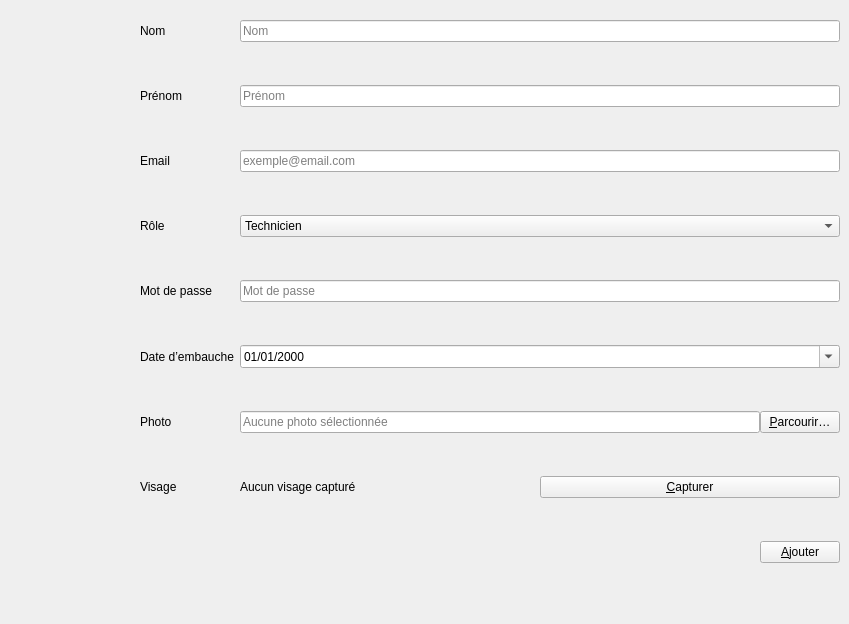
          <widget class="QWidget" name="ajoutpersonnel">
           <widget class="QWidget" name="formLayoutWidget">
            <property name="geometry">
             <rect>
              <x>140</x>
              <y>20</y>
              <width>700</width>
              <height>595</height>
             </rect>
            </property>
            <layout class="QFormLayout" name="formLayout">
             <property name="verticalSpacing">
              <number>43</number>
             </property>
             <item row="0" column="0">
              <widget class="QLabel" name="nomLabel">
               <property name="text">
                <string>Nom</string>
               </property>
              </widget>
             </item>
             <item row="1" column="0">
              <widget class="QLabel" name="prNomLabel">
               <property name="text">
                <string>Prénom</string>
               </property>
              </widget>
             </item>
             <item row="1" column="1">
              <widget class="QLineEdit" name="prNomLineEdit">
               <property name="placeholderText">
                <string>Prénom</string>
               </property>
              </widget>
             </item>
             <item row="2" column="0">
              <widget class="QLabel" name="emailLabel">
               <property name="text">
                <string>Email</string>
               </property>
              </widget>
             </item>
             <item row="2" column="1">
              <widget class="QLineEdit" name="emailLineEdit">
               <property name="placeholderText">
                <string>exemple@email.com</string>
               </property>
              </widget>
             </item>
             <item row="3" column="0">
              <widget class="QLabel" name="roleLabel">
               <property name="text">
                <string>Rôle</string>
               </property>
              </widget>
             </item>
             <item row="3" column="1">
              <widget class="QComboBox" name="roleComboBox">
               <item>
                <property name="text">
                 <string>Technicien</string>
                </property>
               </item>
               <item>
                <property name="text">
                 <string>Manager</string>
                </property>
               </item>
               <item>
                <property name="text">
                 <string>Opérateur</string>
                </property>
               </item>
               <item>
                <property name="text">
                 <string>Administrateur</string>
                </property>
               </item>
              </widget>
             </item>
             <item row="4" column="0">
              <widget class="QLabel" name="mdpLabel">
               <property name="text">
                <string>Mot de passe</string>
               </property>
              </widget>
             </item>
             <item row="4" column="1">
              <widget class="QLineEdit" name="mdpLineEdit">
               <property name="echoMode">
                <enum>QLineEdit::EchoMode::Password</enum>
               </property>
               <property name="placeholderText">
                <string>Mot de passe</string>
               </property>
              </widget>
             </item>
             <item row="5" column="0">
              <widget class="QLabel" name="dateDEmbaucheLabel">
               <property name="text">
                <string>Date d’embauche</string>
               </property>
              </widget>
             </item>
             <item row="5" column="1">
              <widget class="QDateEdit" name="dateDEmbaucheDateEdit">
               <property name="displayFormat">
                <string>dd/MM/yyyy</string>
               </property>
               <property name="calendarPopup">
                <bool>true</bool>
               </property>
              </widget>
             </item>
             <item row="0" column="1">
              <widget class="QLineEdit" name="nomLineEdit">
               <property name="placeholderText">
                <string>Nom</string>
               </property>
              </widget>
             </item>
             <item row="6" column="0">
              <widget class="QLabel" name="photoLabel">
               <property name="text">
                <string>Photo</string>
               </property>
              </widget>
             </item>
             <item row="6" column="1">
              <layout class="QHBoxLayout" name="photoRow">
               <item>
                <widget class="QLineEdit" name="photoPathLineEdit">
                 <property name="readOnly">
                  <bool>true</bool>
                 </property>
                 <property name="placeholderText">
                  <string>Aucune photo sélectionnée</string>
                 </property>
                </widget>
               </item>
               <item>
                <widget class="QPushButton" name="parcourirPhotoBtn">
                 <property name="toolTip">
                  <string>Choisir une photo depuis l'ordinateur</string>
                 </property>
                 <property name="text">
                  <string>&amp;Parcourir…</string>
                 </property>
                 <property name="icon">
                  <iconset resource="img.qrc">
                   <normaloff>:/img/camera.svg</normaloff>:/img/camera.svg</iconset>
                 </property>
                 <property name="iconSize">
                  <size>
                   <width>18</width>
                   <height>18</height>
                  </size>
                 </property>
                </widget>
               </item>
              </layout>
             </item>
             <item row="7" column="0">
              <widget class="QLabel" name="faceModelLabel">
               <property name="text">
                <string>Visage</string>
               </property>
              </widget>
             </item>
             <item row="7" column="1">
              <layout class="QHBoxLayout" name="faceRow">
               <item>
                <widget class="QLabel" name="faceStatusLabel">
                 <property name="text">
                  <string>Aucun visage capturé</string>
                 </property>
                 <property name="alignment">
                  <set>Qt::AlignmentFlag::AlignVCenter</set>
                 </property>
                </widget>
               </item>
               <item>
                <widget class="QPushButton" name="captureFaceBtn">
                 <property name="toolTip">
                  <string>Capturer le visage via la caméra</string>
                 </property>
                 <property name="text">
                  <string>&amp;Capturer</string>
                 </property>
                 <property name="icon">
                  <iconset resource="img.qrc">
                   <normaloff>:/img/camera.svg</normaloff>:/img/camera.svg</iconset>
                 </property>
                 <property name="iconSize">
                  <size>
                   <width>18</width>
                   <height>18</height>
                  </size>
                 </property>
                </widget>
               </item>
              </layout>
             </item>
             <item row="8" column="1">
              <layout class="QHBoxLayout" name="qjouterEmpRow">
               <property name="spacing">
                <number>7</number>
               </property>
               <item>
                <spacer name="horizontalSpacer_ajouteremp">
                 <property name="orientation">
                  <enum>Qt::Orientation::Horizontal</enum>
                 </property>
                 <property name="sizeHint" stdset="0">
                  <size>
                   <width>40</width>
                   <height>20</height>
                  </size>
                 </property>
                </spacer>
               </item>
               <item>
                <widget class="QPushButton" name="ajouterEmpBtn">
                 <property name="toolTip">
                  <string>Ajouter cet employé</string>
                 </property>
                 <property name="text">
                  <string>&amp;Ajouter</string>
                 </property>
                 <property name="icon">
                  <iconset resource="img.qrc">
                   <normaloff>:/img/add.svg</normaloff>:/img/add.svg</iconset>
                 </property>
                 <property name="iconSize">
                  <size>
                   <width>18</width>
                   <height>18</height>
                  </size>
                 </property>
                </widget>
               </item>
              </layout>
             </item>
            </layout>
           </widget>
          </widget>
